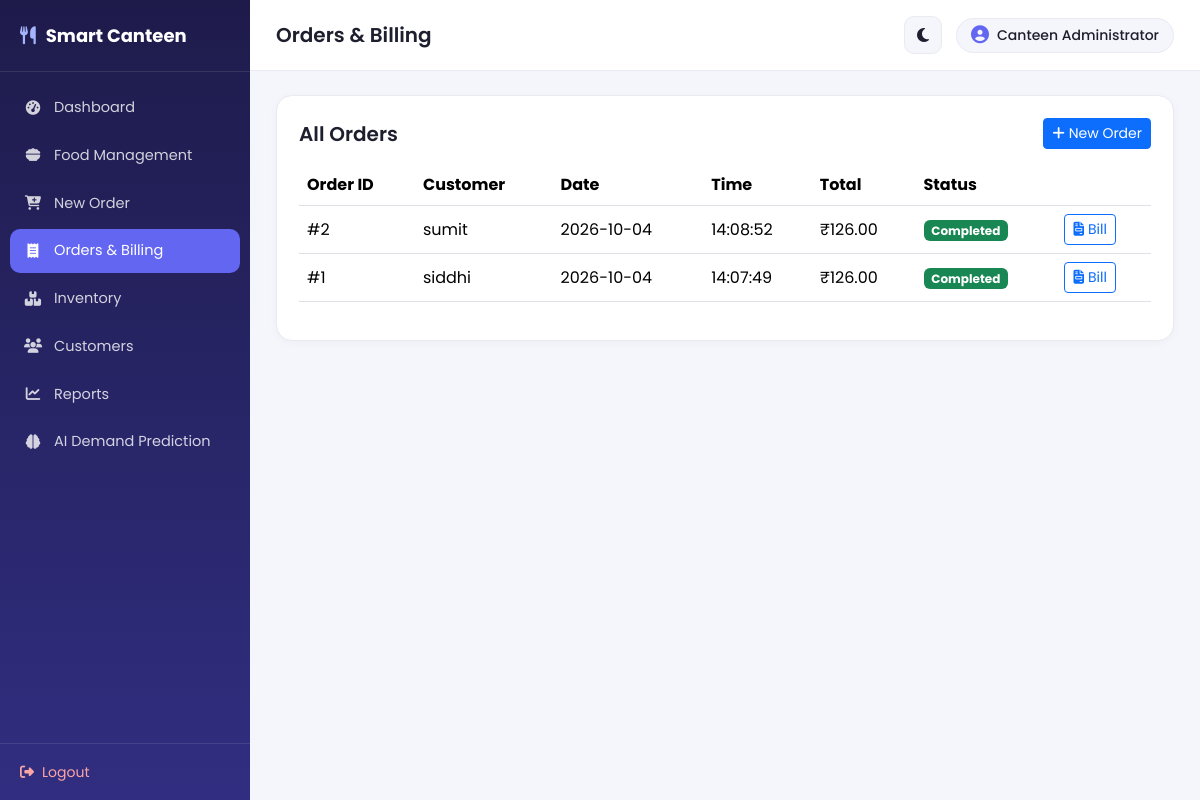
/orders (signed in), run on the app's committed database.
### tables this page shows
CREATE TABLE orders (
    id INTEGER PRIMARY KEY AUTOINCREMENT,
    customer_id INTEGER NOT NULL,
    order_date TEXT NOT NULL,
    order_time TEXT NOT NULL,
    total_amount REAL DEFAULT 0,
    status TEXT DEFAULT 'Completed',
    FOREIGN KEY (customer_id) REFERENCES customers(id)
);

CREATE TABLE customers (
    id INTEGER PRIMARY KEY AUTOINCREMENT,
    name TEXT NOT NULL,
    phone TEXT UNIQUE,
    email TEXT
);

### app.py (the view)
@app.route("/orders")
@login_required
def orders_list():
    db = get_db()
    rows = db.execute(
        "SELECT o.*, c.name AS customer_name FROM orders o "
        "JOIN customers c ON c.id = o.customer_id ORDER BY o.id DESC"
    ).fetchall()
    db.close()
    return render_template("orders.html", orders=rows)

### app.py (called while the page is built)
def login_required(f):
    @wraps(f)
    def wrapper(*args, **kwargs):
        if "admin_id" not in session:
            flash("Please log in to continue.", "warning")
            return redirect(url_for("login"))
        return f(*args, **kwargs)
    return wrapper

@app.context_processor
def inject_globals():
    return {"now": datetime.now()}

### db.py (called while the page is built)
def get_db():
    conn = sqlite3.connect(DB_PATH)
    conn.row_factory = sqlite3.Row
    conn.execute("PRAGMA foreign_keys = ON")
    return conn

### templates/orders.html (shortened to what this page needs)
{% extends "base.html" %}
{% block page_title %}Orders &amp; Billing{% endblock %}
{% block content %}
<div class="panel">
  <div class="d-flex justify-content-between align-items-center mb-3">
    <h5 class="mb-0">All Orders</h5>
    <a href="{{ url_for('order_new') }}" class="btn btn-primary btn-sm"><i class="fa-solid fa-plus me-1"></i>New Order</a>
  </div>
  <div class="table-responsive">
    <table class="table table-hover align-middle" id="ordersTable">
      <thead><tr><th>Order ID</th><th>Customer</th><th>Date</th><th>Time</th><th>Total</th><th>Status</th><th></th></tr></thead>
      <tbody>
      {% for o in orders %}
        <tr>
          <td>#{{ o.id }}</td>
          <td>{{ o.customer_name }}</td>
          <td>{{ o.order_date }}</td>
          <td>{{ o.order_time }}</td>
          <td>₹{{ '%.2f'|format(o.total_amount) }}</td>
          <td><span class="badge bg-success">{{ o.status }}</span></td>
          <td><a href="{{ url_for('bill_view', order_id=o.id) }}" class="btn btn-sm btn-outline-primary"><i class="fa-solid fa-file-invoice me-1"></i>Bill</a></td>
        </tr>
      {% else %}
        <tr><td colspan="7" class="text-center text-muted py-4">No orders yet.</td></tr>
      {% endfor %}
      </tbody>
    </table>
  </div>
</div>
{% endblock %}

### static/css/style.css (style rules this page uses)
:root { --sidebar-w: 250px; --primary: #6366f1; --primary-dark: #4f46e5; --bg: #f5f6fb; --panel-bg: #ffffff; --text: #1e1f2e; --text-muted: #6b7280; --border: #e9eaf2; }
* { box-sizing: border-box; }
body { font-family: 'Poppins', sans-serif; background: var(--bg); color: var(--text); margin: 0; transition: background .25s ease, color .25s ease; }
.panel { background: var(--panel-bg); border: 1px solid var(--border); border-radius: 16px; padding: 22px; box-shadow: 0 2px 10px rgba(20,20,50,0.03); }
.panel h5, .panel h6 { font-weight:600; }
.table { color: var(--text); vertical-align: middle; }

### data on the page
orders: id "2", customer_name "sumit", order_date "2026-10-04", order_time "14:08:52", total_amount "126.00", status "Completed"
orders: id "1", customer_name "siddhi", order_date "2026-10-04", order_time "14:07:49", total_amount "126.00", status "Completed"

### other printed values
{{ session.get('admin_name', 'Admin') }} "Canteen Administrator"
